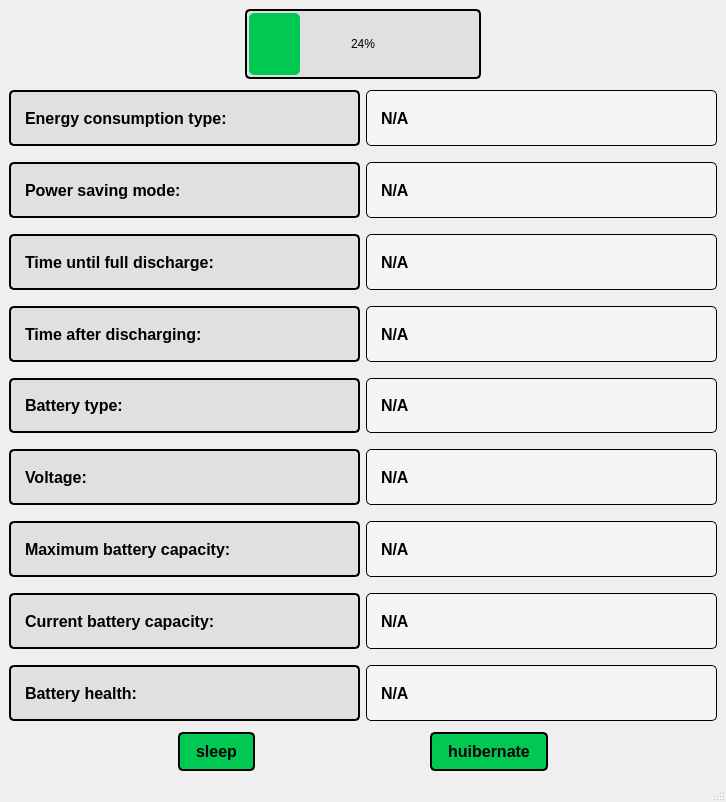
<?xml version="1.0" encoding="UTF-8"?>
<ui version="4.0">
 <class>MainWindow</class>
 <widget class="QMainWindow" name="MainWindow">
  <property name="geometry">
   <rect>
    <x>0</x>
    <y>0</y>
    <width>726</width>
    <height>802</height>
   </rect>
  </property>
  <property name="windowTitle">
   <string>Battery Information</string>
  </property>
  <widget class="QWidget" name="centralwidget">
   <layout class="QVBoxLayout" name="verticalLayout">
    <item>
     <layout class="QHBoxLayout" name="horizontalLayout">
      <item>
       <spacer name="horizontalSpacer">
        <property name="orientation">
         <enum>Qt::Orientation::Horizontal</enum>
        </property>
        <property name="sizeHint" stdset="0">
         <size>
          <width>40</width>
          <height>20</height>
         </size>
        </property>
       </spacer>
      </item>
      <item>
       <widget class="QProgressBar" name="chargeLevelProgressBar">
        <property name="minimumSize">
         <size>
          <width>120</width>
          <height>70</height>
         </size>
        </property>
        <property name="styleSheet">
         <string notr="true">QProgressBar {
    border: 2px solid #000000; /* Черная рамка батареи */
    border-radius: 5px;        /* Закругленные углы */
    background-color: #E0E0E0; /* Фон батареи */
    text-align: center;        /* Текст по центру */
    color: #000000;            /* Черный цвет текста */
}

QProgressBar::chunk {
    background-color: #00C853; /* Зеленый цвет для заряда */
    border-radius: 5px;        /* Закругленные углы заряда */
    margin: 2px;               /* Отступ внутри рамки батареи */
}

</string>
        </property>
        <property name="value">
         <number>24</number>
        </property>
       </widget>
      </item>
      <item>
       <spacer name="horizontalSpacer_2">
        <property name="orientation">
         <enum>Qt::Orientation::Horizontal</enum>
        </property>
        <property name="sizeHint" stdset="0">
         <size>
          <width>40</width>
          <height>20</height>
         </size>
        </property>
       </spacer>
      </item>
     </layout>
    </item>
    <item>
     <layout class="QHBoxLayout" name="horizontalLayout_2">
      <item>
       <widget class="QFrame" name="headerFrame">
        <property name="styleSheet">
         <string notr="true">#headerFrame {
    background-color: #E0E0E0; /* Светлый фон */
    border: 2px solid #000000; /* Черная рамка */
    border-radius: 5px;        /* Закругленные углы */
    padding: 5px;              /* Внутренние отступы */
    margin: 5px 0;             /* Внешние отступы между элементами */
}
</string>
        </property>
        <property name="frameShape">
         <enum>QFrame::Shape::StyledPanel</enum>
        </property>
        <property name="frameShadow">
         <enum>QFrame::Shadow::Raised</enum>
        </property>
        <layout class="QVBoxLayout" name="verticalLayout_2">
         <item>
          <widget class="QLabel" name="firstLabel">
           <property name="font">
            <font>
             <pointsize>12</pointsize>
             <bold>true</bold>
             <kerning>true</kerning>
            </font>
           </property>
           <property name="layoutDirection">
            <enum>Qt::LayoutDirection::LeftToRight</enum>
           </property>
           <property name="styleSheet">
            <string notr="true">QLabel {
    color: #000000;            /* Черный цвет текста */
    font-size: 12pt;           /* Размер шрифта */
    font-weight: bold;         /* Жирный шрифт */
}
</string>
           </property>
           <property name="text">
            <string>Energy consumption type:</string>
           </property>
          </widget>
         </item>
        </layout>
       </widget>
      </item>
      <item>
       <widget class="QFrame" name="valueFrame">
        <property name="styleSheet">
         <string notr="true">#valueFrame{
    background-color: #F5F5F5; /* Очень светлый фон */
    border: 1px solid #000000; /* Черная рамка */
    border-radius: 5px;        /* Закругленные углы */
    padding: 5px;              /* Внутренние отступы */
    margin: 5px 0;             /* Внешние отступы для разделения */
}
</string>
        </property>
        <property name="frameShape">
         <enum>QFrame::Shape::StyledPanel</enum>
        </property>
        <property name="frameShadow">
         <enum>QFrame::Shadow::Raised</enum>
        </property>
        <layout class="QVBoxLayout" name="verticalLayout_3">
         <item>
          <widget class="QLabel" name="powerSupplyTypeLabel">
           <property name="styleSheet">
            <string notr="true">QLabel {
    color: #000000;            /* Черный цвет текста */
    font-size: 12pt;           /* Размер шрифта */
    font-weight: bold;         /* Жирный шрифт */
}
</string>
           </property>
           <property name="text">
            <string>N/A</string>
           </property>
          </widget>
         </item>
        </layout>
       </widget>
      </item>
     </layout>
    </item>
    <item>
     <layout class="QHBoxLayout" name="horizontalLayout_4">
      <item>
       <widget class="QFrame" name="headerFrame_5">
        <property name="styleSheet">
         <string notr="true">#headerFrame_5 {
    background-color: #E0E0E0; /* Светлый фон */
    border: 2px solid #000000; /* Черная рамка */
    border-radius: 5px;        /* Закругленные углы */
    padding: 5px;              /* Внутренние отступы */
    margin: 5px 0;             /* Внешние отступы между элементами */
}
</string>
        </property>
        <property name="frameShape">
         <enum>QFrame::Shape::StyledPanel</enum>
        </property>
        <property name="frameShadow">
         <enum>QFrame::Shadow::Raised</enum>
        </property>
        <layout class="QVBoxLayout" name="verticalLayout_6">
         <item>
          <widget class="QLabel" name="headerFrame_2">
           <property name="font">
            <font>
             <pointsize>12</pointsize>
             <bold>true</bold>
            </font>
           </property>
           <property name="styleSheet">
            <string notr="true">QLabel {
    color: #000000;            /* Черный цвет текста */
    font-size: 12pt;           /* Размер шрифта */
    font-weight: bold;         /* Жирный шрифт */
}
</string>
           </property>
           <property name="text">
            <string>Power saving mode:</string>
           </property>
          </widget>
         </item>
        </layout>
       </widget>
      </item>
      <item>
       <widget class="QFrame" name="valueFrame_2">
        <property name="styleSheet">
         <string notr="true">#valueFrame_2{
    background-color: #F5F5F5; /* Очень светлый фон */
    border: 1px solid #000000; /* Черная рамка */
    border-radius: 5px;        /* Закругленные углы */
    padding: 5px;              /* Внутренние отступы */
    margin: 5px 0;             /* Внешние отступы для разделения */
}
</string>
        </property>
        <property name="frameShape">
         <enum>QFrame::Shape::StyledPanel</enum>
        </property>
        <property name="frameShadow">
         <enum>QFrame::Shadow::Raised</enum>
        </property>
        <layout class="QVBoxLayout" name="verticalLayout_7">
         <item>
          <widget class="QLabel" name="powerModelLabel">
           <property name="styleSheet">
            <string notr="true">QLabel {
    color: #000000;            /* Черный цвет текста */
    font-size: 12pt;           /* Размер шрифта */
    font-weight: bold;         /* Жирный шрифт */
}
</string>
           </property>
           <property name="text">
            <string>N/A</string>
           </property>
          </widget>
         </item>
        </layout>
       </widget>
      </item>
     </layout>
    </item>
    <item>
     <layout class="QHBoxLayout" name="horizontalLayout_3">
      <item>
       <widget class="QFrame" name="headerFrame_3">
        <property name="styleSheet">
         <string notr="true">#headerFrame_3 {
    background-color: #E0E0E0; /* Светлый фон */
    border: 2px solid #000000; /* Черная рамка */
    border-radius: 5px;        /* Закругленные углы */
    padding: 5px;              /* Внутренние отступы */
    margin: 5px 0;             /* Внешние отступы между элементами */
}
</string>
        </property>
        <property name="frameShape">
         <enum>QFrame::Shape::StyledPanel</enum>
        </property>
        <property name="frameShadow">
         <enum>QFrame::Shadow::Raised</enum>
        </property>
        <layout class="QVBoxLayout" name="verticalLayout_4">
         <item>
          <widget class="QLabel" name="secondLabel">
           <property name="font">
            <font>
             <pointsize>12</pointsize>
             <bold>true</bold>
            </font>
           </property>
           <property name="styleSheet">
            <string notr="true">QLabel {
    color: #000000;            /* Черный цвет текста */
    font-size: 12pt;           /* Размер шрифта */
    font-weight: bold;         /* Жирный шрифт */
}
</string>
           </property>
           <property name="text">
            <string>Time until full discharge:</string>
           </property>
          </widget>
         </item>
        </layout>
       </widget>
      </item>
      <item>
       <widget class="QFrame" name="valueFrame_3">
        <property name="styleSheet">
         <string notr="true">#valueFrame_3 {
    background-color: #F5F5F5; /* Очень светлый фон */
    border: 1px solid #000000; /* Черная рамка */
    border-radius: 5px;        /* Закругленные углы */
    padding: 5px;              /* Внутренние отступы */
    margin: 5px 0;             /* Внешние отступы для разделения */
}
</string>
        </property>
        <property name="frameShape">
         <enum>QFrame::Shape::StyledPanel</enum>
        </property>
        <property name="frameShadow">
         <enum>QFrame::Shadow::Raised</enum>
        </property>
        <layout class="QVBoxLayout" name="verticalLayout_5">
         <item>
          <widget class="QLabel" name="remainingBatteryLifetimeLabel">
           <property name="styleSheet">
            <string notr="true">QLabel {
    color: #000000;            /* Черный цвет текста */
    font-size: 12pt;           /* Размер шрифта */
    font-weight: bold;         /* Жирный шрифт */
}
</string>
           </property>
           <property name="text">
            <string>N/A</string>
           </property>
          </widget>
         </item>
        </layout>
       </widget>
      </item>
     </layout>
    </item>
    <item>
     <layout class="QHBoxLayout" name="horizontalLayout_5">
      <item>
       <widget class="QFrame" name="headerFrame_6">
        <property name="styleSheet">
         <string notr="true">#headerFrame_6{
    background-color: #E0E0E0; /* Светлый фон */
    border: 2px solid #000000; /* Черная рамка */
    border-radius: 5px;        /* Закругленные углы */
    padding: 5px;              /* Внутренние отступы */
    margin: 5px 0;             /* Внешние отступы между элементами */
}
</string>
        </property>
        <property name="frameShape">
         <enum>QFrame::Shape::StyledPanel</enum>
        </property>
        <property name="frameShadow">
         <enum>QFrame::Shadow::Raised</enum>
        </property>
        <layout class="QVBoxLayout" name="verticalLayout_8">
         <item>
          <widget class="QLabel" name="headerFrame_4">
           <property name="font">
            <font>
             <pointsize>12</pointsize>
             <bold>true</bold>
            </font>
           </property>
           <property name="styleSheet">
            <string notr="true">QLabel {
    color: #000000;            /* Черный цвет текста */
    font-size: 12pt;           /* Размер шрифта */
    font-weight: bold;         /* Жирный шрифт */
}
</string>
           </property>
           <property name="text">
            <string>Time after discharging:</string>
           </property>
          </widget>
         </item>
        </layout>
       </widget>
      </item>
      <item>
       <widget class="QFrame" name="valueFrame_4">
        <property name="styleSheet">
         <string notr="true">#valueFrame_4 {
    background-color: #F5F5F5; /* Очень светлый фон */
    border: 1px solid #000000; /* Черная рамка */
    border-radius: 5px;        /* Закругленные углы */
    padding: 5px;              /* Внутренние отступы */
    margin: 5px 0;             /* Внешние отступы для разделения */
}
</string>
        </property>
        <property name="frameShape">
         <enum>QFrame::Shape::StyledPanel</enum>
        </property>
        <property name="frameShadow">
         <enum>QFrame::Shadow::Raised</enum>
        </property>
        <layout class="QVBoxLayout" name="verticalLayout_9">
         <item>
          <widget class="QLabel" name="timeAfterPowerOffLabel">
           <property name="styleSheet">
            <string notr="true">QLabel {
    color: #000000;            /* Черный цвет текста */
    font-size: 12pt;           /* Размер шрифта */
    font-weight: bold;         /* Жирный шрифт */
}
</string>
           </property>
           <property name="text">
            <string>N/A</string>
           </property>
          </widget>
         </item>
        </layout>
       </widget>
      </item>
     </layout>
    </item>
    <item>
     <layout class="QHBoxLayout" name="horizontalLayout_7">
      <item>
       <widget class="QFrame" name="headerFrame_7">
        <property name="styleSheet">
         <string notr="true">#headerFrame_7{
    background-color: #E0E0E0; /* Светлый фон */
    border: 2px solid #000000; /* Черная рамка */
    border-radius: 5px;        /* Закругленные углы */
    padding: 5px;              /* Внутренние отступы */
    margin: 5px 0;             /* Внешние отступы между элементами */
}</string>
        </property>
        <property name="frameShape">
         <enum>QFrame::Shape::StyledPanel</enum>
        </property>
        <property name="frameShadow">
         <enum>QFrame::Shadow::Raised</enum>
        </property>
        <layout class="QVBoxLayout" name="verticalLayout_11">
         <item>
          <widget class="QLabel" name="label">
           <property name="styleSheet">
            <string notr="true">QLabel {
    color: #000000;            /* Черный цвет текста */
    font-size: 12pt;           /* Размер шрифта */
    font-weight: bold;         /* Жирный шрифт */
}
</string>
           </property>
           <property name="text">
            <string>Battery type:</string>
           </property>
          </widget>
         </item>
        </layout>
       </widget>
      </item>
      <item>
       <widget class="QFrame" name="valueFrame_5">
        <property name="styleSheet">
         <string notr="true">#valueFrame_5 {
    background-color: #F5F5F5; /* Очень светлый фон */
    border: 1px solid #000000; /* Черная рамка */
    border-radius: 5px;        /* Закругленные углы */
    padding: 5px;              /* Внутренние отступы */
    margin: 5px 0;             /* Внешние отступы для разделения */
}
</string>
        </property>
        <property name="frameShape">
         <enum>QFrame::Shape::StyledPanel</enum>
        </property>
        <property name="frameShadow">
         <enum>QFrame::Shadow::Raised</enum>
        </property>
        <layout class="QVBoxLayout" name="verticalLayout_10">
         <item>
          <widget class="QLabel" name="batteryTypeLabel">
           <property name="styleSheet">
            <string notr="true">QLabel {
    color: #000000;            /* Черный цвет текста */
    font-size: 12pt;           /* Размер шрифта */
    font-weight: bold;         /* Жирный шрифт */
}
</string>
           </property>
           <property name="text">
            <string>N/A</string>
           </property>
          </widget>
         </item>
        </layout>
       </widget>
      </item>
     </layout>
    </item>
    <item>
     <layout class="QHBoxLayout" name="horizontalLayout_8">
      <item>
       <widget class="QFrame" name="headerFrame_8">
        <property name="styleSheet">
         <string notr="true">#headerFrame_8{
    background-color: #E0E0E0; /* Светлый фон */
    border: 2px solid #000000; /* Черная рамка */
    border-radius: 5px;        /* Закругленные углы */
    padding: 5px;              /* Внутренние отступы */
    margin: 5px 0;             /* Внешние отступы между элементами */
}</string>
        </property>
        <property name="frameShape">
         <enum>QFrame::Shape::StyledPanel</enum>
        </property>
        <property name="frameShadow">
         <enum>QFrame::Shadow::Raised</enum>
        </property>
        <layout class="QVBoxLayout" name="verticalLayout_13">
         <item>
          <widget class="QLabel" name="label_3">
           <property name="styleSheet">
            <string notr="true">QLabel {
    color: #000000;            /* Черный цвет текста */
    font-size: 12pt;           /* Размер шрифта */
    font-weight: bold;         /* Жирный шрифт */
}
</string>
           </property>
           <property name="text">
            <string>Voltage:</string>
           </property>
          </widget>
         </item>
        </layout>
       </widget>
      </item>
      <item>
       <widget class="QFrame" name="valueFrame_6">
        <property name="styleSheet">
         <string notr="true">#valueFrame_6 {
    background-color: #F5F5F5; /* Очень светлый фон */
    border: 1px solid #000000; /* Черная рамка */
    border-radius: 5px;        /* Закругленные углы */
    padding: 5px;              /* Внутренние отступы */
    margin: 5px 0;             /* Внешние отступы для разделения */
}
</string>
        </property>
        <property name="frameShape">
         <enum>QFrame::Shape::StyledPanel</enum>
        </property>
        <property name="frameShadow">
         <enum>QFrame::Shadow::Raised</enum>
        </property>
        <layout class="QVBoxLayout" name="verticalLayout_12">
         <item>
          <widget class="QLabel" name="voltageLabel">
           <property name="styleSheet">
            <string notr="true">QLabel {
    color: #000000;            /* Черный цвет текста */
    font-size: 12pt;           /* Размер шрифта */
    font-weight: bold;         /* Жирный шрифт */
}
</string>
           </property>
           <property name="text">
            <string>N/A</string>
           </property>
          </widget>
         </item>
        </layout>
       </widget>
      </item>
     </layout>
    </item>
    <item>
     <layout class="QHBoxLayout" name="horizontalLayout_9">
      <item>
       <widget class="QFrame" name="headerFrame_9">
        <property name="styleSheet">
         <string notr="true">#headerFrame_9{
    background-color: #E0E0E0; /* Светлый фон */
    border: 2px solid #000000; /* Черная рамка */
    border-radius: 5px;        /* Закругленные углы */
    padding: 5px;              /* Внутренние отступы */
    margin: 5px 0;             /* Внешние отступы между элементами */
}</string>
        </property>
        <property name="frameShape">
         <enum>QFrame::Shape::StyledPanel</enum>
        </property>
        <property name="frameShadow">
         <enum>QFrame::Shadow::Raised</enum>
        </property>
        <layout class="QVBoxLayout" name="verticalLayout_14">
         <item>
          <widget class="QLabel" name="label_6">
           <property name="styleSheet">
            <string notr="true">QLabel {
    color: #000000;            /* Черный цвет текста */
    font-size: 12pt;           /* Размер шрифта */
    font-weight: bold;         /* Жирный шрифт */
}
</string>
           </property>
           <property name="text">
            <string>Maximum battery capacity:</string>
           </property>
          </widget>
         </item>
        </layout>
       </widget>
      </item>
      <item>
       <widget class="QFrame" name="valueFrame_7">
        <property name="styleSheet">
         <string notr="true">#valueFrame_7 {
    background-color: #F5F5F5; /* Очень светлый фон */
    border: 1px solid #000000; /* Черная рамка */
    border-radius: 5px;        /* Закругленные углы */
    padding: 5px;              /* Внутренние отступы */
    margin: 5px 0;             /* Внешние отступы для разделения */
}
</string>
        </property>
        <property name="frameShape">
         <enum>QFrame::Shape::StyledPanel</enum>
        </property>
        <property name="frameShadow">
         <enum>QFrame::Shadow::Raised</enum>
        </property>
        <layout class="QVBoxLayout" name="verticalLayout_15">
         <item>
          <widget class="QLabel" name="maxBatteryCapLabel">
           <property name="styleSheet">
            <string notr="true">QLabel {
    color: #000000;            /* Черный цвет текста */
    font-size: 12pt;           /* Размер шрифта */
    font-weight: bold;         /* Жирный шрифт */
}
</string>
           </property>
           <property name="text">
            <string>N/A</string>
           </property>
          </widget>
         </item>
        </layout>
       </widget>
      </item>
     </layout>
    </item>
    <item>
     <layout class="QHBoxLayout" name="horizontalLayout_11">
      <item>
       <widget class="QFrame" name="headerFrame_10">
        <property name="styleSheet">
         <string notr="true">#headerFrame_10{
    background-color: #E0E0E0; /* Светлый фон */
    border: 2px solid #000000; /* Черная рамка */
    border-radius: 5px;        /* Закругленные углы */
    padding: 5px;              /* Внутренние отступы */
    margin: 5px 0;             /* Внешние отступы между элементами */
}</string>
        </property>
        <property name="frameShape">
         <enum>QFrame::Shape::StyledPanel</enum>
        </property>
        <property name="frameShadow">
         <enum>QFrame::Shadow::Raised</enum>
        </property>
        <layout class="QVBoxLayout" name="verticalLayout_16">
         <item>
          <widget class="QLabel" name="label_7">
           <property name="styleSheet">
            <string notr="true">QLabel {
    color: #000000;            /* Черный цвет текста */
    font-size: 12pt;           /* Размер шрифта */
    font-weight: bold;         /* Жирный шрифт */
}
</string>
           </property>
           <property name="text">
            <string>Current battery capacity:</string>
           </property>
          </widget>
         </item>
        </layout>
       </widget>
      </item>
      <item>
       <widget class="QFrame" name="valueFrame_8">
        <property name="styleSheet">
         <string notr="true">#valueFrame_8 {
    background-color: #F5F5F5; /* Очень светлый фон */
    border: 1px solid #000000; /* Черная рамка */
    border-radius: 5px;        /* Закругленные углы */
    padding: 5px;              /* Внутренние отступы */
    margin: 5px 0;             /* Внешние отступы для разделения */
}
</string>
        </property>
        <property name="frameShape">
         <enum>QFrame::Shape::StyledPanel</enum>
        </property>
        <property name="frameShadow">
         <enum>QFrame::Shadow::Raised</enum>
        </property>
        <layout class="QVBoxLayout" name="verticalLayout_17">
         <item>
          <widget class="QLabel" name="curBatteryCapLabel">
           <property name="styleSheet">
            <string notr="true">QLabel {
    color: #000000;            /* Черный цвет текста */
    font-size: 12pt;           /* Размер шрифта */
    font-weight: bold;         /* Жирный шрифт */
}
</string>
           </property>
           <property name="text">
            <string>N/A</string>
           </property>
          </widget>
         </item>
        </layout>
       </widget>
      </item>
     </layout>
    </item>
    <item>
     <layout class="QHBoxLayout" name="horizontalLayout_10">
      <item>
       <widget class="QFrame" name="headerFrame_11">
        <property name="styleSheet">
         <string notr="true">#headerFrame_11{
    background-color: #E0E0E0; /* Светлый фон */
    border: 2px solid #000000; /* Черная рамка */
    border-radius: 5px;        /* Закругленные углы */
    padding: 5px;              /* Внутренние отступы */
    margin: 5px 0;             /* Внешние отступы между элементами */
}</string>
        </property>
        <property name="frameShape">
         <enum>QFrame::Shape::StyledPanel</enum>
        </property>
        <property name="frameShadow">
         <enum>QFrame::Shadow::Raised</enum>
        </property>
        <layout class="QVBoxLayout" name="verticalLayout_19">
         <item>
          <widget class="QLabel" name="label_9">
           <property name="styleSheet">
            <string notr="true">QLabel {
    color: #000000;            /* Черный цвет текста */
    font-size: 12pt;           /* Размер шрифта */
    font-weight: bold;         /* Жирный шрифт */
}
</string>
           </property>
           <property name="text">
            <string>Battery health:</string>
           </property>
          </widget>
         </item>
        </layout>
       </widget>
      </item>
      <item>
       <widget class="QFrame" name="valueFrame_9">
        <property name="styleSheet">
         <string notr="true">#valueFrame_9 {
    background-color: #F5F5F5; /* Очень светлый фон */
    border: 1px solid #000000; /* Черная рамка */
    border-radius: 5px;        /* Закругленные углы */
    padding: 5px;              /* Внутренние отступы */
    margin: 5px 0;             /* Внешние отступы для разделения */
}
</string>
        </property>
        <property name="frameShape">
         <enum>QFrame::Shape::StyledPanel</enum>
        </property>
        <property name="frameShadow">
         <enum>QFrame::Shadow::Raised</enum>
        </property>
        <layout class="QVBoxLayout" name="verticalLayout_18">
         <item>
          <widget class="QLabel" name="batteryHealthLabel">
           <property name="styleSheet">
            <string notr="true">QLabel {
    color: #000000;            /* Черный цвет текста */
    font-size: 12pt;           /* Размер шрифта */
    font-weight: bold;         /* Жирный шрифт */
}
</string>
           </property>
           <property name="text">
            <string>N/A</string>
           </property>
          </widget>
         </item>
        </layout>
       </widget>
      </item>
     </layout>
    </item>
    <item>
     <layout class="QHBoxLayout" name="horizontalLayout_6">
      <item>
       <spacer name="horizontalSpacer_3">
        <property name="orientation">
         <enum>Qt::Orientation::Horizontal</enum>
        </property>
        <property name="sizeHint" stdset="0">
         <size>
          <width>40</width>
          <height>20</height>
         </size>
        </property>
       </spacer>
      </item>
      <item>
       <widget class="QPushButton" name="sleepButton">
        <property name="font">
         <font>
          <pointsize>12</pointsize>
          <bold>true</bold>
         </font>
        </property>
        <property name="styleSheet">
         <string notr="true">QPushButton {
    background-color: #00C853; /* Зеленый цвет фона, как у заряда прогресс-бара */
    color: #000000;            /* Черный цвет текста, как у рамки прогресс-бара */
    border: 2px solid #000000; /* Черная рамка, чтобы сочетаться с прогресс-баром */
    border-radius: 5px;        /* Закругленные углы, как у прогресс-бара */
    padding: 8px 16px;         /* Отступы внутри кнопки */
    font-size: 12pt;           /* Размер шрифта */
    font-weight: bold;         /* Жирный шрифт */
}

QPushButton:hover {
    background-color: #66BB6A; /* Более светлый зеленый при наведении */
}

QPushButton:pressed {
    background-color: #388E3C; /* Темно-зеленый при нажатии */
}


QPushButton:hover {
    background-color: #1565C0; /* Темно-синий цвет при наведении */
}

QPushButton:pressed {
    background-color: #0D47A1; /* Более темный синий при нажатии */
}
</string>
        </property>
        <property name="text">
         <string>sleep</string>
        </property>
       </widget>
      </item>
      <item>
       <spacer name="horizontalSpacer_5">
        <property name="orientation">
         <enum>Qt::Orientation::Horizontal</enum>
        </property>
        <property name="sizeHint" stdset="0">
         <size>
          <width>40</width>
          <height>20</height>
         </size>
        </property>
       </spacer>
      </item>
      <item>
       <widget class="QPushButton" name="hibernateButton">
        <property name="font">
         <font>
          <pointsize>12</pointsize>
          <bold>true</bold>
         </font>
        </property>
        <property name="styleSheet">
         <string notr="true">QPushButton {
    background-color: #00C853; /* Зеленый цвет фона, как у заряда прогресс-бара */
    color: #000000;            /* Черный цвет текста, как у рамки прогресс-бара */
    border: 2px solid #000000; /* Черная рамка, чтобы сочетаться с прогресс-баром */
    border-radius: 5px;        /* Закругленные углы, как у прогресс-бара */
    padding: 8px 16px;         /* Отступы внутри кнопки */
    font-size: 12pt;           /* Размер шрифта */
    font-weight: bold;         /* Жирный шрифт */
}

QPushButton:hover {
    background-color: #66BB6A; /* Более светлый зеленый при наведении */
}

QPushButton:pressed {
    background-color: #388E3C; /* Темно-зеленый при нажатии */
}


QPushButton:hover {
    background-color: #1565C0; /* Темно-синий цвет при наведении */
}

QPushButton:pressed {
    background-color: #0D47A1; /* Более темный синий при нажатии */
}
</string>
        </property>
        <property name="text">
         <string>huibernate</string>
        </property>
       </widget>
      </item>
      <item>
       <spacer name="horizontalSpacer_4">
        <property name="orientation">
         <enum>Qt::Orientation::Horizontal</enum>
        </property>
        <property name="sizeHint" stdset="0">
         <size>
          <width>40</width>
          <height>20</height>
         </size>
        </property>
       </spacer>
      </item>
     </layout>
    </item>
   </layout>
  </widget>
  <widget class="QStatusBar" name="statusbar"/>
 </widget>
 <resources/>
 <connections/>
</ui>
